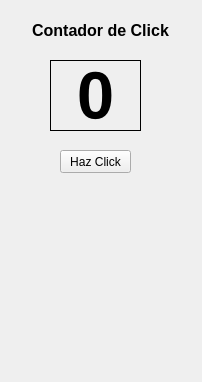
<?xml version="1.0" encoding="UTF-8"?>
<ui version="4.0">
 <class>Contadordeclicks</class>
 <widget class="QWidget" name="Contadordeclicks">
  <property name="geometry">
   <rect>
    <x>0</x>
    <y>0</y>
    <width>202</width>
    <height>382</height>
   </rect>
  </property>
  <property name="windowTitle">
   <string>Contador de clicks</string>
  </property>
  <widget class="QLabel" name="titulo">
   <property name="geometry">
    <rect>
     <x>0</x>
     <y>20</y>
     <width>201</width>
     <height>20</height>
    </rect>
   </property>
   <property name="font">
    <font>
     <pointsize>12</pointsize>
     <weight>75</weight>
     <bold>true</bold>
    </font>
   </property>
   <property name="text">
    <string>Contador de Click</string>
   </property>
   <property name="alignment">
    <set>Qt::AlignCenter</set>
   </property>
  </widget>
  <widget class="QLabel" name="contador">
   <property name="geometry">
    <rect>
     <x>50</x>
     <y>60</y>
     <width>91</width>
     <height>71</height>
    </rect>
   </property>
   <property name="font">
    <font>
     <family>MS Sans Serif</family>
     <pointsize>50</pointsize>
     <weight>75</weight>
     <bold>true</bold>
    </font>
   </property>
   <property name="frameShape">
    <enum>QFrame::Box</enum>
   </property>
   <property name="text">
    <string>0</string>
   </property>
   <property name="alignment">
    <set>Qt::AlignCenter</set>
   </property>
  </widget>
  <widget class="QPushButton" name="btnClick">
   <property name="geometry">
    <rect>
     <x>60</x>
     <y>150</y>
     <width>71</width>
     <height>23</height>
    </rect>
   </property>
   <property name="text">
    <string>Haz Click</string>
   </property>
  </widget>
  <widget class="QLabel" name="label_3">
   <property name="geometry">
    <rect>
     <x>40</x>
     <y>190</y>
     <width>111</width>
     <height>171</height>
    </rect>
   </property>
   <property name="text">
    <string/>
   </property>
   <property name="pixmap">
    <pixmap resource="Imagenes/source.qrc">:/Imagenes/479px-Théophile-Alexandre_Steinlen_-_Tournée_du_Chat_Noir_de_Rodolphe_Salis_(Tour_of_Rodolphe_Salis'_Chat_Noir)_-_Google_Art_Project.jpg</pixmap>
   </property>
   <property name="scaledContents">
    <bool>true</bool>
   </property>
  </widget>
 </widget>
 <resources>
  <include location="Imagenes/source.qrc"/>
 </resources>
 <connections/>
</ui>
